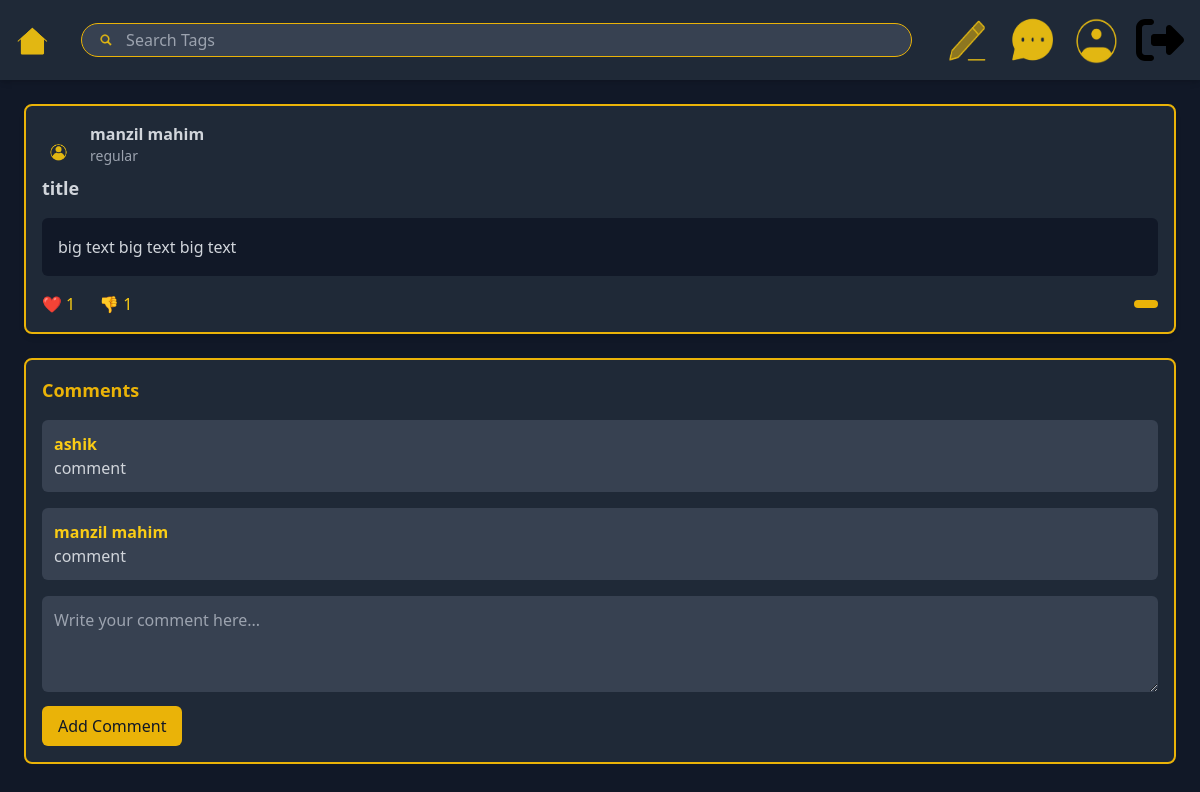
Page /fullpostview.php?post_id=47 (signed in) on the committed database.
### tables this page shows
CREATE TABLE `Post` (
  `post_id` int(11) NOT NULL,
  `post_text` text DEFAULT NULL,
  `likes` int(11) DEFAULT 0,
  `dislikes` int(11) DEFAULT 0,
  `title` varchar(255) DEFAULT NULL,
  `state` varchar(50) DEFAULT NULL,
  `user_id` int(11) DEFAULT NULL
);

CREATE TABLE `User` (
  `user_id` int(11) NOT NULL,
  `name` varchar(255) DEFAULT NULL,
  `email` varchar(255) DEFAULT NULL,
  `role_on_site` varchar(50) DEFAULT NULL,
  `password` varchar(255) DEFAULT NULL
);

CREATE TABLE `Comments` (
  `comment_id` int(11) NOT NULL,
  `comment_text` text DEFAULT NULL,
  `likes` int(11) DEFAULT 0,
  `dislikes` int(11) DEFAULT 0,
  `user_id` int(11) DEFAULT NULL,
  `post_id` int(11) DEFAULT NULL
);

### fullpostview.php (the view, shortened to what this page needs)
<?php
include("connection.php");
$post_id = isset($_GET['post_id']) ? intval($_GET['post_id']) : 0;
$sql = "SELECT p.*, u.name, u.role_on_site, GROUP_CONCAT(t.tag_name) AS tags
        FROM Post AS p
        JOIN User AS u ON p.user_id = u.user_id
        LEFT JOIN Post_to_Tag AS pt ON p.post_id = pt.post_id
        LEFT JOIN Tag AS t ON pt.tag_id = t.tag_id
        WHERE p.post_id = $post_id";
$result = mysqli_query($conn, $sql);
if ($result && mysqli_num_rows($result) > 0) {
  $row = mysqli_fetch_assoc($result);
} else {
  die("Post not found.");
}
$sql_comments = "SELECT c.comment_text, c.comment_id, u.name
                 FROM Comments AS c
                 JOIN User AS u ON c.user_id = u.user_id
                 WHERE c.post_id = $post_id
                 ORDER BY c.comment_id DESC";
$result_comments = mysqli_query($conn, $sql_comments);
?>
<!DOCTYPE html>
<html lang="en">
<head>
  <script src="https://cdn.tailwindcss.com"></script>
</head>
<body class="bg-gray-900 text-gray-300">
  <nav class="bg-gray-800 p-4 flex items-center justify-between shadow-md">
    <div>
      <a href="hompage.php"><img src="home.png" alt="Home" class="h-8"></a>
    </div>
    <div class="flex-1 mx-8">
      <div class="bg-gray-700 border border-yellow-500 rounded-full flex items-center px-3 py-1">
        <img src="search.png" alt="Search" class="w-6 h-6 mr-2">
        <form action="hompage.php" method="GET" class="w-full">
          <input type="text" name="search" placeholder="Search Tags" value="<?php echo ""; ?>"
            class="bg-transparent text-yellow-500 w-full focus:outline-none">
        </form>
      </div>
    </div>
    <div class="flex space-x-4">
      <a href="post.php"> <img src="draft.png" class="w-12 h-12"></a>
      <a href="groupText.php">
        <img src="message2.png" class="w-12 h-12">
      </a>
      <a href="userprofile.php"> <img src="profile2.png" class="w-12 h-12"></a>
      <a href="logout.php"> <img src="logout-icon.svg" class="w-12 h-12"></a>
    </div>
  </nav>
  <main class="p-6">
    <div class="bg-gray-800 rounded-lg p-4 mb-6 shadow-md border-2 border-yellow-500">
      <div class="flex justify-between">
        <div class="flex items-center gap-2 mb-2">
          <img src="profile.png" alt="User" class="h-10 w-10 rounded-full">
          <div>
            <h3 class="font-semibold"><?php echo htmlspecialchars($row["name"]); ?></h3>
            <p class="text-sm text-gray-400"><?php echo htmlspecialchars($row["role_on_site"]); ?></p>
          </div>
        </div>
      </div>
      <h2 class="text-lg font-bold"><?php echo htmlspecialchars($row["title"]); ?></h2>
      <p class="text-gray-300 mt-4 bg-gray-900 p-4 rounded-md leading-relaxed">
        <?php echo nl2br(htmlspecialchars($row["post_text"])); ?>
      </p>
      <div class="flex items-center justify-between text-yellow-400 mt-4">
        <div class="flex space-x-6 items-center">
          <form action="" method="POST" class="inline">
            <button type="submit" name="action" value="like" class="flex items-center space-x-1 hover:text-red-500">
              <span>❤️</span>
              <span><?php echo $row["likes"]; ?></span>
            </button>
          </form>
          <form action="" method="POST" class="inline">
            <button type="submit" name="action" value="dislike" class="flex items-center space-x-1 hover:text-gray-500">
              <span>👎</span>
              <span><?php echo $row["dislikes"]; ?></span>
            </button>
          </form>
        </div>
        <button class="bg-yellow-500 text-gray-900 px-3 py-1 rounded-md"><?php echo $row["tags"]; ?></button>
      </div>
    </div>
    <div class="bg-gray-800 rounded-lg p-4 mt-6 border-2 border-yellow-500">
      <h3 class="text-lg font-bold text-yellow-500 mb-4">Comments</h3>
      <?php
      if ($result_comments && mysqli_num_rows($result_comments) > 0) {
        while ($comment = mysqli_fetch_assoc($result_comments)) {
      ?>
          <div class="mb-4 bg-gray-700 p-3 rounded-md">
            <p class="text-yellow-400 font-semibold"><?php echo htmlspecialchars($comment['name']); ?></p>
            <p class="text-gray-300"><?php echo htmlspecialchars($comment['comment_text']); ?></p>
          </div>
      <?php
        }
      } else {
        echo "<p class='text-gray-500'>No comments yet. Be the first to comment!</p>";
      }
      ?>
      <form action="" method="POST" class="mt-4">
        <textarea name="comment_text" rows="3" placeholder="Write your comment here..."
          class="w-full p-3 bg-gray-700 text-gray-300 rounded-md focus:outline-none focus:ring-2 focus:ring-yellow-500"></textarea>
        <button type="submit" name="submit_comment"
          class="bg-yellow-500 text-gray-900 px-4 py-2 mt-2 rounded-md hover:bg-yellow-600">Add Comment</button>
      </form>
    </div>
  </main>
</body>
</html>

### rows in the picture
post: user.name "manzil mahim", user.role_on_site "regular", title "title", post_text "big text big text big text", likes "1", dislikes "1"
comments: user.name "ashik", comment_text "comment"
comments: user.name "manzil mahim", comment_text "comment"
